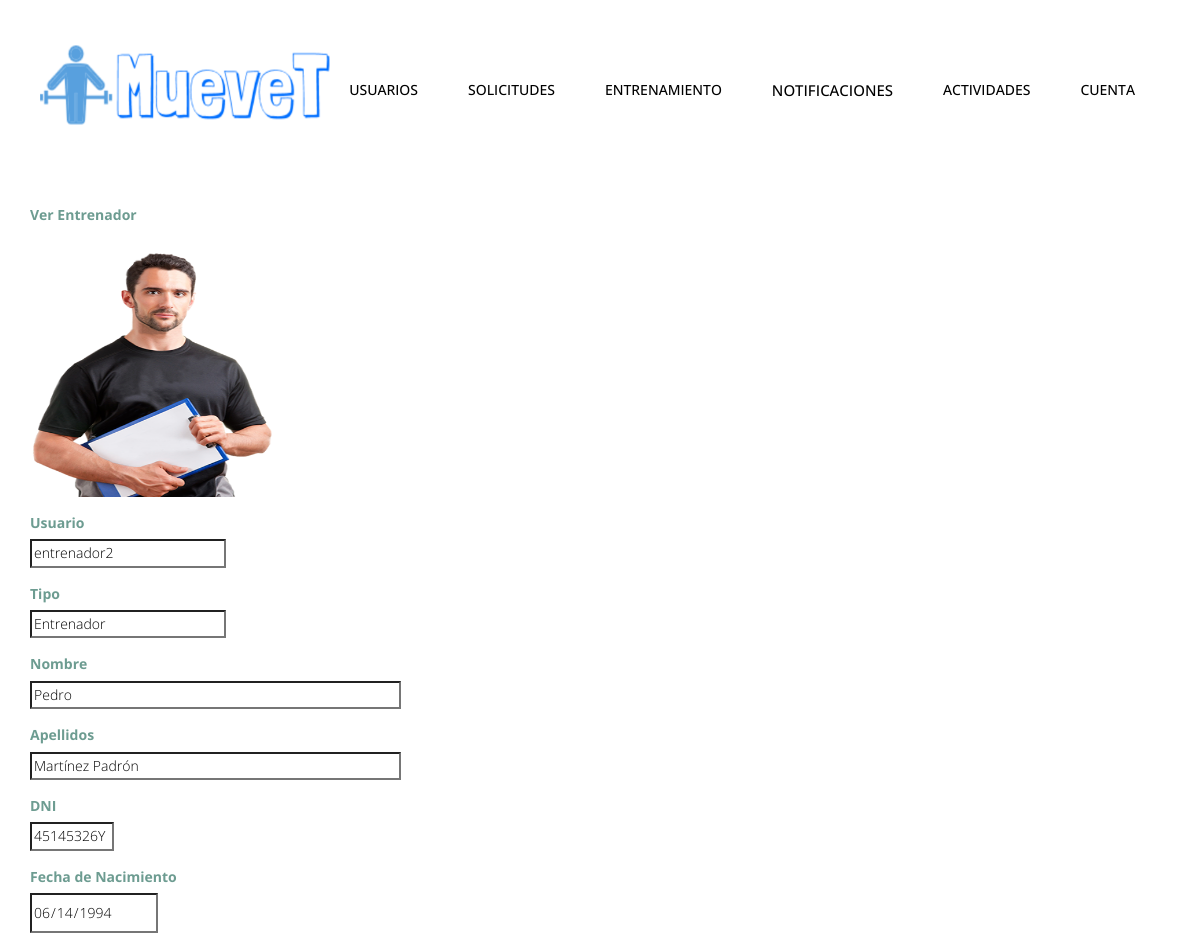
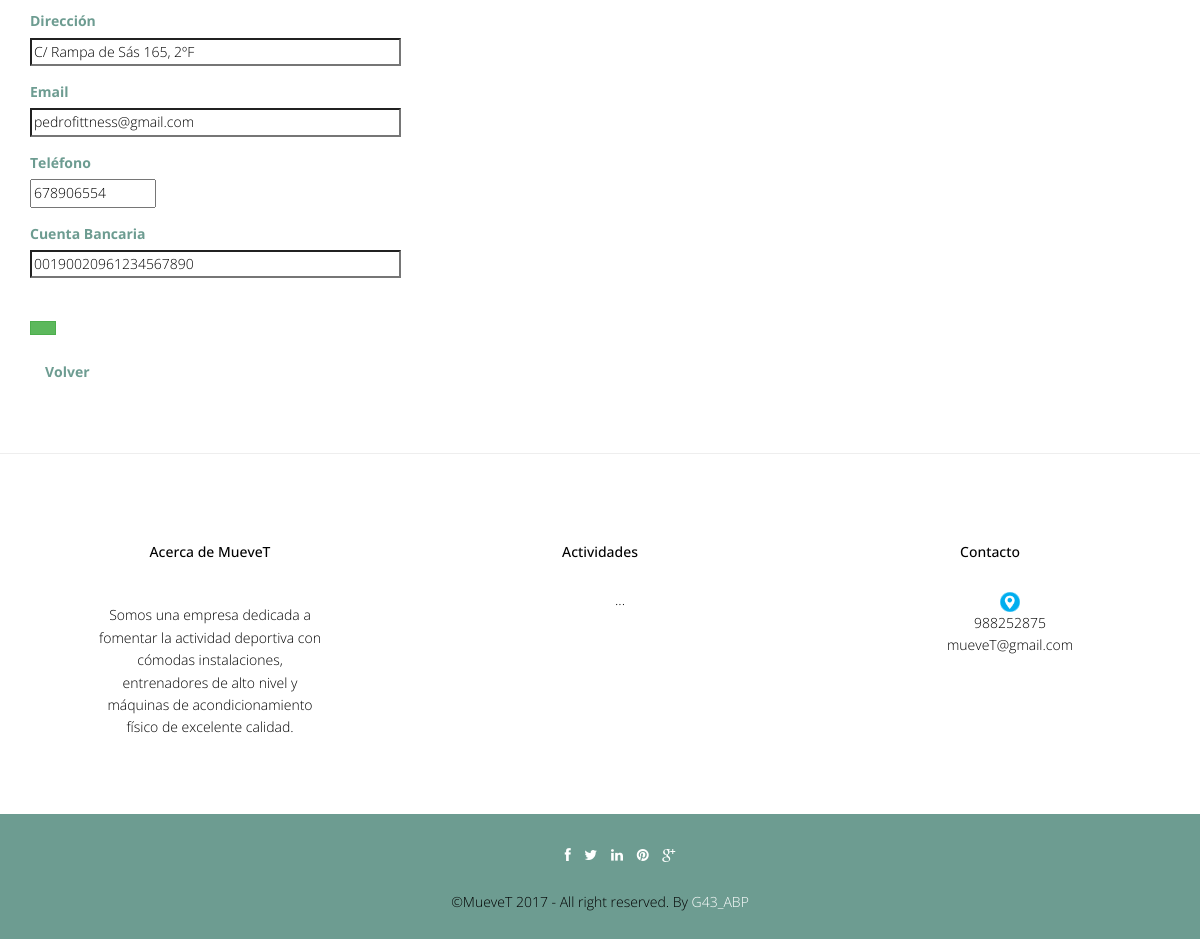
Page /abp/Controllers/ENTRENADOR_Controller.php?userName=entrenador2&accion=Ver (signed in) on the committed database (2 pictures, top to bottom).
### tables this page shows
CREATE TABLE IF NOT EXISTS `entrenador` (
  `userName` varchar(20) NOT NULL,
  `cuentaBanc` varchar(20) NOT NULL
);

CREATE TABLE IF NOT EXISTS `usuario` (
  `foto` varchar(500) DEFAULT '../img/user.jpg',
  `userName` varchar(20) NOT NULL,
  `password` varchar(128) NOT NULL,
  `tipoUsuario` int(10) NOT NULL,
  `nombre` varchar(20) NOT NULL,
  `apellidos` varchar(70) NOT NULL,
  `dni` varchar(9) NOT NULL,
  `fechaNac` date NOT NULL,
  `direccion` varchar(80) DEFAULT NULL,
  `telefono` int(15) DEFAULT NULL,
  `email` varchar(30) NOT NULL
);

CREATE TABLE IF NOT EXISTS `rol` (
  `idRol` int(10) NOT NULL,
  `nombreRol` varchar(45) NOT NULL
);

### abp/Models/USUARIO_Model.php (called while the page is built, shortened)
<?php
include '../Functions/LibraryFunctions.php';
class USUARIO_Modelo {
    var $userName;
    var $tipoUsuario;
    var $mysqli;
    function __construct($userName, $password, $tipoUsuario, $nombre, $apellidos, $dni, $fechaNac, $direccion, $telefono, $email, $foto, $cuentaBanc, $tipoDeportista, $metodoPago, $newPassword) {
        $this->userName = $userName;
        $this->tipoUsuario = $tipoUsuario;
    }
    function ConectarBD() {
        $this->mysqli = new mysqli("localhost", "root", "", "gymgest");
    }
    function RellenaDatos() {
        if ($this->tipoUsuario == 1) {
            $sql = "SELECT * FROM USUARIO WHERE USUARIO.userName = '" . $this->userName . "'";
        } else if ($this->tipoUsuario == 2) {
            $sql = "SELECT * FROM USUARIO, ENTRENADOR WHERE USUARIO.userName = ENTRENADOR.userName AND ENTRENADOR.userName = '" . $this->userName . "'";
        } else if ($this->tipoUsuario == 3) {
            $sql = "SELECT * FROM USUARIO, DEPORTISTA WHERE USUARIO.userName = DEPORTISTA.userName AND DEPORTISTA.userName = '" . $this->userName . "'";
        }
        if (!($resultado = $this->mysqli->query($sql))) {
            return 'Error en la consulta sobre la base de datos';
        } else {
            $result = $resultado->fetch_array();
            return $result;
        }
    }
}
?>

### abp/Views/ENTRENADOR_SHOW_Vista.php (the view, shortened to what this page needs)
<?php
class ENTRENADOR_SELECT_SHOW {
    private $valores;
    private $volver;
    function __construct($valores, $datos, $volver) {
        $this->valores = $valores;
        $this->volver = $volver;
        $this->render();
    }
    function render() {
        ?>
        <div class="container" >
            <form  id="form" name="form" action='ENTRENADOR_Controller.php'  method='post'   enctype="multipart/form-data">
                <div class="form-group" >
                    <label class="control-label" ><?php echo $strings['Ver Entrenador']; ?></label><br>
                </div>
                 <div class="form-group">
                    <a target='_blank' href='<?php echo $this->valores['foto']; ?>'><img src='<?php echo $this->valores['foto']; ?>' width="250" height="250"></a>
                </div>
                <div class="form-group">
                    <label class="control-label" ><?php echo $strings['userName']; ?></label><br>
                    <input class="form" id="userName" name="userName" size="25" type="text" readonly="true" value="<?php echo $this->valores['userName']; ?>">
                </div>
                <div class="form-group">
                    <label class="control-label" ><?php echo $strings['tipoUsuario']; ?></label><br>
                    <input class="form" id="tipoUsuario" name="tipoUsuario" size="25" type="text" readonly="true" value="<?php echo ConsultarNOMRol($this->valores['tipoUsuario']); ?>">
                </div>
                <div class="form-group">
                    <label class="control-label" ><?php echo $strings['nombre']; ?></label><br>
                    <input class="form" id="nombre" name="nombre" size="50" type="text" readonly="true" value="<?php echo $this->valores['nombre']; ?>">
                </div>
                <div class="form-group">
                    <label class="control-label" ><?php echo $strings['apellidos']; ?></label><br>
                    <input class="form" id="apellidos" name="apellidos" size="50" type="text" readonly="true" value="<?php echo $this->valores['apellidos']; ?>">
                </div>
                <div class="form-group">
                    <label class="control-label" ><?php echo $strings['dni']; ?></label><br>
                    <input class="form" id="dni" name="dni" size="9" type="text" readonly="true" value="<?php echo $this->valores['dni']; ?>">
                </div>
                <div class="form-group">
                    <label class="control-label" ><?php echo $strings['fechaNac']; ?></label><br>
                    <input class="form" id="fechaNac" name="fechaNac" type="date" readonly="true" value="<?php echo $this->valores['fechaNac']; ?>">
                </div>
                <div class="form-group">
                    <label class="control-label" ><?php echo $strings['direccion']; ?></label><br>
                    <input class="form" id="direccion" name="direccion" size="50" type="text" readonly="true" value="<?php echo $this->valores['direccion']; ?>">
                </div>
                <div class="form-group">
                    <label class="control-label" ><?php echo $strings['email']; ?></label><br>
                    <input class="form" id="email" name="email" size="50" type="email" readonly="true" value="<?php echo $this->valores['email']; ?>">
                </div>
                <div class="form-group">
                    <label class="control-label" ><?php echo $strings['telefono']; ?></label><br>
                    <input class="form" id="telefono" name="telefono" size="15" type="numeric" readonly="true" value="<?php echo $this->valores['telefono']; ?>">
                </div>
                <div class="form-group">
                    <label class="control-label" ><?php echo $strings['cuentaBanc']; ?></label><br>
                    <input class="form" id="cuentaBanc" name="cuentaBanc" size="50" type="text" readonly="true" value="<?php echo $this->valores['cuentaBanc']; ?>"/>
                </div>
                <br>
                <td><a data-toggle="modal" href="#myModal" ><button type="button" class="btn btn-success"><?php echo $strings['VerActividadesImpartidas']; ?></button></a>
                <br>
                <br>
                <a class="form-link" href='<?php echo $this->volver ?> '><?php echo $strings['Volver']; ?> </a>
            </form>
        </div>
        <?php
        include '../Views/footer.php';
    }
}
?>

### abp/css/style.css (style rules this page uses)
body { font-family:'Open Sans', Arial, sans-serif; font-size:14px; font-weight:300; line-height:1.6em; color:#000; background-color:#fff; }
form { margin-top:50px; margin-bottom:50px; }
label { color:#6D9C91; font-size:14px; }
.link-list ul,li,a { color:#000; list-style:none; }
.form-link { font-weight:bold; color: #6D9C91 !important; margin-left: 15px; }

### abp/css/overwrite.css (style rules this page uses)
select, textarea, input[type="text"], input[type="password"], input[type="datetime"], input[type="datetime-local"], input[type="date"], input[type="month"], input[type="time"], input[type="week"], input[type="number"], input[type="email"], input[type="url"], input[type="search"], input[type="tel"], input[type="color"], .uneditable-input { -webkit-border-radius: 0; -moz-border-radius: 0; border-radius: 0; }
.btn { text-shadow: none; background-image:none; border-color: none; border-bottom-color: none; -webkit-box-shadow: none; -moz-box-shadow: none; box-shadow: none; }
.btn { outline:0; -webkit-border-radius: 0; -moz-border-radius: 0; border-radius: 0; }

### rows in the picture
entrenador: userName.foto (picture), userName "entrenador2", tipoUsuario "Entrenador", nombre "Pedro", apellidos "Martínez Padrón", dni "45145326Y", fechaNac "06/14/1994", direccion "C/ Rampa de Sás 165, 2ºF", email "pedrofittness@gmail.com", telefono "678906554", cuentaBanc "00190020961234567890"

### other values in the picture
$strings['Cuenta'] "CUENTA"
$strings['Ver Entrenador'] "Ver Entrenador"
$strings['userName'] "Usuario"
$strings['tipoUsuario'] "Tipo"
$strings['nombre'] "Nombre"
$strings['apellidos'] "Apellidos"
$strings['dni'] "DNI"
$strings['fechaNac'] "Fecha de Nacimiento"
$strings['direccion'] "Dirección"
$strings['email'] "Email"
$strings['telefono'] "Teléfono"
$strings['cuentaBanc'] "Cuenta Bancaria"
$strings['Volver'] "Volver"
